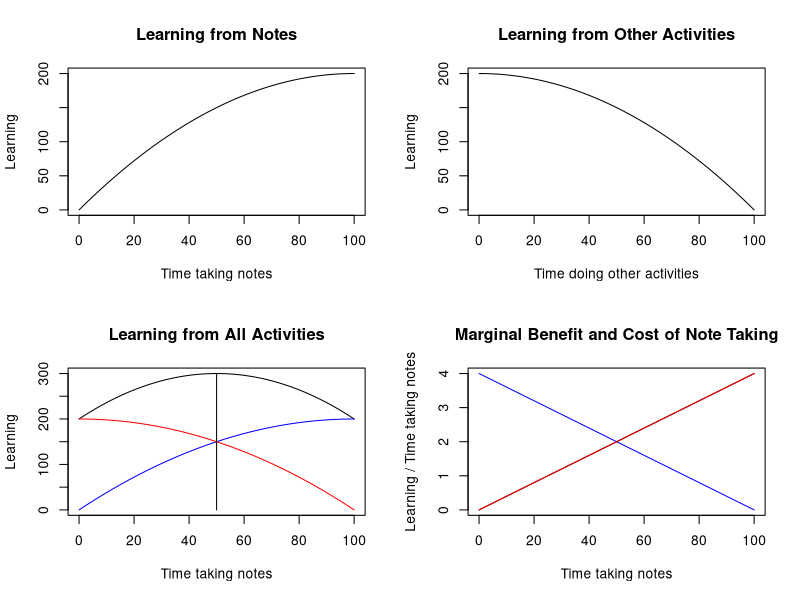

Reproduce this figure in R.

# initial code for the Note Taking problem
# How much time should be spent taking notes in class?
# Assume a quadratic relationship beween an activity and learning.

a = -200/100^2
b = 200^2/100^2
c = 0

d = a
e = b
f = c

Learning.Notes = function(a, b, c, x) {
  a*x^2 + b*x + c
}

Learning.Other = function(d, e, f, y) {
  d*y^2 + e*y + f
}

Learning = function(a, b, c, d, e, f, x) {
  Learning.Notes(a, b, c, x) + Learning.Other(d, e, f, (100-x))
}

xs = 0:100
par(mfrow = c(2, 2))
plot(xs, Learning.Notes(a, b, c, xs), type = "l",
     main = "Learning from Notes",
     xlab = "Time taking notes",
     ylab = "Learning")

plot(xs, Learning.Other(d, e, f, (100-xs)), type = "l",
     main = "Learning from Other Activities",
     xlab = "Time doing other activities",
     ylab = "Learning")

plot(xs, Learning(a, b, c, d, e, f, xs), type = "l",
     ylim = c(0, max(Learning(a, b, c, d, e, f, xs))),
     main = "Learning from All Activities",
     xlab = "Time taking notes",
     ylab = "Learning")
lines(xs, Learning.Notes(a, b, c, xs), col = "blue")
lines(xs, Learning.Other(d, e, f, (100-xs)), col = "red")

xstar = (e - b + 200*d)/2/(a+d)
lines(c(xstar, xstar), c(0, max(Learning(a, b, c, d, e, f, xs))))

# Marginal Plot
MB = function(a, b, x) {
  2*a*x + b
}

MC = function(d, e, y) {
  2*d*y + e
}

MBs = MB(a, b, xs)
MCs = MC(d, e, (100-xs))
plot(c(0, 100), range(c(MBs, MCs)), type = "l",
     main = "Marginal Benefit and Cost of Note Taking",
     xlab = "Time taking notes",
     ylab = "Learning / Time taking notes"
     )
lines(xs, MBs, col = "blue")
lines(xs, MCs, col = "red")
